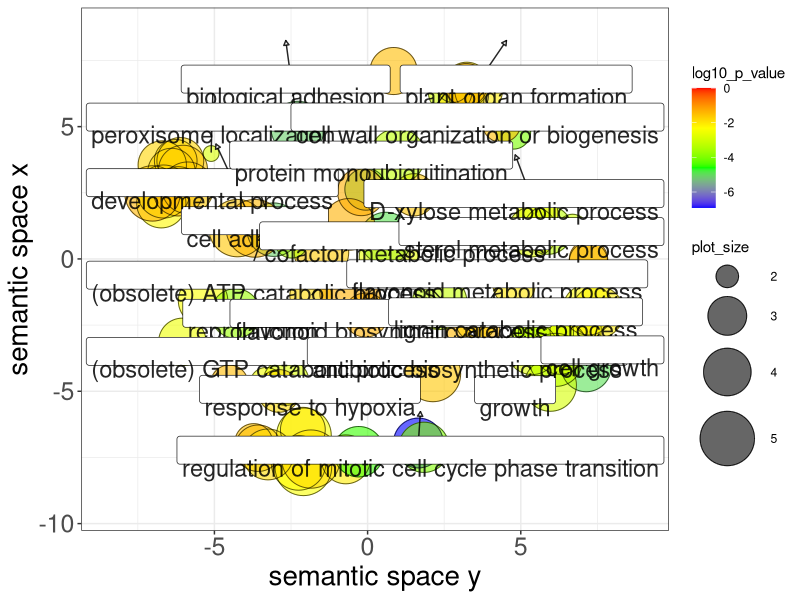
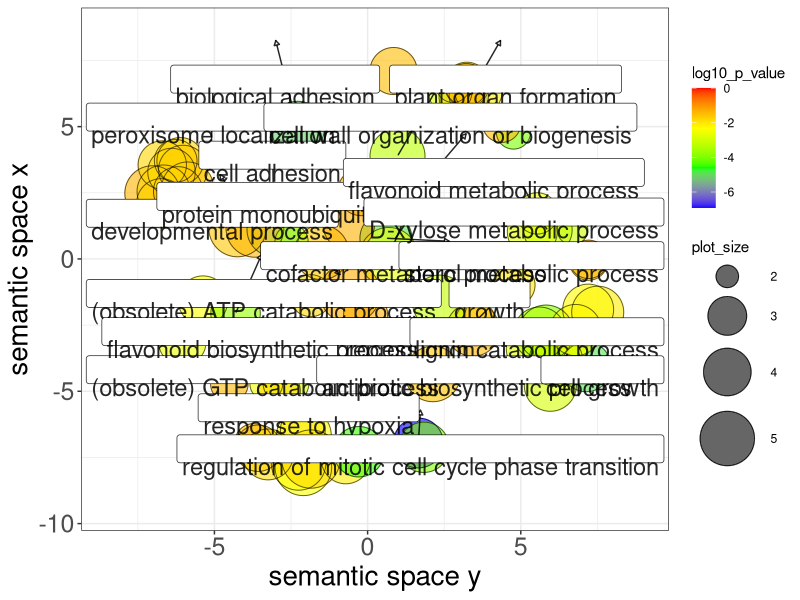

R code for these plots, in order:
setwd("/Volumes/Samsung_T5/03.circRNA/CircRNAVersion3/03.process/07.Sponge/")

# A plotting R script produced by the REVIGO server at http://revigo.irb.hr/
# If you found REVIGO useful in your work, please cite the following reference:
# Supek F et al. "REVIGO summarizes and visualizes long lists of Gene Ontology
# terms" PLoS ONE 2011. doi:10.1371/journal.pone.0021800


# --------------------------------------------------------------------------
# If you don't have the ggplot2 package installed, uncomment the following line:
# install.packages( "ggplot2" );
library( ggplot2 );
# --------------------------------------------------------------------------
# If you don't have the scales package installed, uncomment the following line:
# install.packages( "scales" );
library( scales );
library(ggrepel)

# --------------------------------------------------------------------------
# Here is your data from REVIGO. Scroll down for plot configuration options.

revigo.names <- c("term_ID","description","frequency_%","plot_X","plot_Y","plot_size","log10_p_value","uniqueness","dispensability");
revigo.data <- rbind(c("GO:0000003","reproduction", 0.769,-1.505, 0.249, 4.994,-1.6399,1.000,0.000),
c("GO:0001666","response to hypoxia", 0.049,-2.663,-4.660, 3.802,-2.8616,0.949,0.000),
c("GO:0006184","(obsolete) GTP catabolic process", 0.143,-5.371,-1.575, 4.254,-2.3695,0.993,0.000),
c("GO:0006200","(obsolete) ATP catabolic process", 0.143,-4.310,-2.058, 4.254,-3.6925,0.993,0.000),
c("GO:0007155","cell adhesion", 0.544,-3.064, 1.106, 4.844,-5.1002,0.993,0.000),
c("GO:0022610","biological adhesion", 0.550,-2.280, 4.947, 4.849,-5.1002,0.993,0.000),
c("GO:0032501","multicellular organismal process", 2.373,-4.247, 1.165, 5.483,-1.6055,0.993,0.000),
c("GO:0032502","developmental process", 2.812,-3.677, 1.157, 5.557,-1.4195,0.993,0.000),
c("GO:0040007","growth", 0.317, 0.597, 0.783, 4.609,-4.9208,0.993,0.000),
c("GO:0060151","peroxisome localization", 0.001,-5.107, 3.983, 1.903,-2.8428,0.946,0.000),
c("GO:1901990","regulation of mitotic cell cycle phase transition", 0.158, 1.656,-6.954, 4.308,-6.9101,0.726,0.000),
c("GO:1905393","plant organ formation", 0.009, 3.302, 6.165, 3.054,-6.3556,0.827,0.000),
c("GO:0006513","protein monoubiquitination", 0.016,-0.058, 2.635, 3.318,-4.9586,0.912,0.021),
c("GO:0009812","flavonoid metabolic process", 0.018, 1.515, 2.424, 3.355,-1.6006,0.977,0.026),
c("GO:0071554","cell wall organization or biogenesis", 0.950, 0.976, 3.887, 5.086,-3.2628,0.961,0.029),
c("GO:0050665","hydrogen peroxide biosynthetic process", 0.003,-2.482, 0.661, 2.526,-3.4078,0.946,0.031),
c("GO:0051186","cofactor metabolic process", 3.985, 0.686, 0.082, 5.709,-2.6594,0.942,0.050),
c("GO:0016125","sterol metabolic process", 0.106, 5.883, 1.093, 4.135,-3.2782,0.861,0.061),
c("GO:0072593","reactive oxygen species metabolic process", 0.282,-0.614, 1.307, 4.558,-1.3181,0.953,0.065),
c("GO:0009813","flavonoid biosynthetic process", 0.016,-1.854,-1.387, 3.317,-1.8072,0.965,0.082),
c("GO:0017000","antibiotic biosynthetic process", 0.028,-0.064,-2.120, 3.560,-1.3362,0.947,0.093),
c("GO:0042732","D-xylose metabolic process", 0.014, 5.537, 1.722, 3.253,-2.5125,0.897,0.100),
c("GO:0046274","lignin catabolic process", 0.010, 3.525,-2.354, 3.116,-2.1702,0.859,0.119),
c("GO:0016049","cell growth", 0.153, 7.136,-4.077, 4.294,-4.9318,0.860,0.145),
c("GO:0006928","movement of cell or subcellular component", 0.973, 5.823,-2.782, 5.097,-3.8729,0.860,0.169),
c("GO:0007018","microtubule-based movement", 0.287, 5.370,-3.393, 4.567,-2.7529,0.851,0.178),
c("GO:0030029","actin filament-based process", 0.398, 5.612,-2.810, 4.708,-3.3747,0.870,0.184),
c("GO:0009914","hormone transport", 0.074,-6.047,-3.133, 3.980,-2.5441,0.788,0.185),
c("GO:0007059","chromosome segregation", 0.476, 6.145,-3.812, 4.786,-3.7077,0.868,0.187),
c("GO:0007017","microtubule-based process", 0.658, 6.276,-3.335, 4.927,-3.0177,0.865,0.194),
c("GO:0006275","regulation of DNA replication", 0.116,-0.712,-7.572, 4.172,-2.0635,0.810,0.205),
c("GO:0044089","positive regulation of cellular component biogenesis", 0.193,-0.288,-7.283, 4.394,-4.4841,0.675,0.208),
c("GO:0032970","regulation of actin filament-based process", 0.179, 1.837,-7.117, 4.362,-3.9547,0.747,0.212),
c("GO:0046653","tetrahydrofolate metabolic process", 0.251, 6.792,-2.687, 4.508,-2.4529,0.819,0.216),
c("GO:0098661","inorganic anion transmembrane transport", 0.470,-6.659, 2.548, 4.780,-2.5244,0.955,0.228),
c("GO:0016197","endosomal transport", 0.131,-6.734, 2.104, 4.225,-2.2271,0.958,0.238),
c("GO:0007034","vacuolar transport", 0.133,-6.185, 2.556, 4.231,-1.4844,0.958,0.239),
c("GO:0042558","pteridine-containing compound metabolic process", 0.497, 3.436,-2.671, 4.804,-1.4082,0.920,0.250),
c("GO:0048193","Golgi vesicle transport", 0.297,-5.873, 2.687, 4.581,-1.6353,0.956,0.256),
c("GO:0048518","positive regulation of biological process", 1.744,-2.096,-7.873, 5.350,-2.3855,0.848,0.257),
c("GO:0006730","one-carbon metabolic process", 0.328, 7.511,-2.013, 4.625,-2.0672,0.845,0.274),
c("GO:0043085","positive regulation of catalytic activity", 0.818,-2.253,-7.706, 5.021,-2.2701,0.819,0.285),
c("GO:0016192","vesicle-mediated transport", 1.085,-7.021, 2.476, 5.144,-1.3718,0.952,0.289),
c("GO:0046777","protein autophosphorylation", 0.077,-0.204, 2.534, 3.993,-1.3101,0.888,0.297),
c("GO:0009966","regulation of signal transduction", 0.857,-2.079,-6.666, 5.041,-2.3516,0.754,0.300),
c("GO:0009817","defense response to fungus, incompatible interaction", 0.002,-3.306,-4.719, 2.501,-2.4669,0.963,0.323),
c("GO:0065008","regulation of biological quality", 3.395,-1.850,-7.561, 5.639,-1.8469,0.845,0.339),
c("GO:0016122","xanthophyll metabolic process", 0.002, 6.688, 1.109, 2.365,-3.0691,0.877,0.363),
c("GO:0006544","glycine metabolic process", 0.221, 7.200,-1.912, 4.452,-2.2420,0.836,0.366),
c("GO:0006611","protein export from nucleus", 0.020,-6.263, 3.707, 3.399,-2.0175,0.917,0.371),
c("GO:0042133","neurotransmitter metabolic process", 0.006,-3.718,-6.935, 2.903,-1.5023,0.863,0.387),
c("GO:0031408","oxylipin biosynthetic process", 0.007, 7.208,-0.085, 2.941,-1.7987,0.844,0.393),
c("GO:0009734","auxin-activated signaling pathway", 0.035,-2.113,-6.453, 3.649,-2.0317,0.804,0.398),
c("GO:0007010","cytoskeleton organization", 0.786, 2.354,-1.639, 5.004,-3.1599,0.803,0.405),
c("GO:0046688","response to copper ion", 0.020,-2.893,-4.987, 3.403,-1.8652,0.958,0.409),
c("GO:0005985","sucrose metabolic process", 0.017, 4.780,-0.984, 3.327,-1.9920,0.873,0.411),
c("GO:0048444","floral organ morphogenesis", 0.003, 2.786, 6.555, 2.582,-5.8508,0.743,0.416),
c("GO:0009606","tropism", 0.006,-4.513,-4.717, 2.884,-1.4459,0.963,0.416),
c("GO:0010090","trichome morphogenesis", 0.003, 4.761, 4.800, 2.617,-4.0044,0.676,0.417),
c("GO:0051028","mRNA transport", 0.075,-6.400, 3.284, 3.986,-1.8632,0.924,0.431),
c("GO:0009880","embryonic pattern specification", 0.025, 2.693, 6.320, 3.513,-2.9115,0.769,0.438),
c("GO:0001505","regulation of neurotransmitter levels", 0.055,-3.573,-7.151, 3.848,-1.5023,0.866,0.444),
c("GO:0090627","plant epidermal cell differentiation", 0.007, 4.373, 5.127, 2.958,-1.4650,0.764,0.445),
c("GO:0021700","developmental maturation", 0.074, 3.624, 6.351, 3.977,-2.0725,0.783,0.454),
c("GO:0098727","maintenance of cell number", 0.036, 3.067, 6.107, 3.660,-2.0154,0.826,0.458),
c("GO:0097435","supramolecular fiber organization", 0.345, 5.965,-4.770, 4.646,-2.9371,0.767,0.463),
c("GO:0031503","protein complex localization", 0.062,-6.113, 3.703, 3.899,-1.7922,0.942,0.465),
c("GO:0044706","multi-multicellular organism process", 0.067, 0.848, 7.101, 3.933,-1.4779,0.895,0.469),
c("GO:0019827","stem cell population maintenance", 0.035, 3.237, 6.587, 3.651,-2.0154,0.773,0.484),
c("GO:0019439","aromatic compound catabolic process", 1.164, 2.131,-4.345, 5.174,-1.5927,0.919,0.485),
c("GO:0006464","cellular protein modification process", 7.726,-0.575,-1.285, 5.996,-1.3142,0.876,0.485),
c("GO:0009555","pollen development", 0.019, 3.218, 6.584, 3.382,-1.3319,0.779,0.486),
c("GO:0008202","steroid metabolic process", 0.161, 5.375, 1.024, 4.315,-2.7492,0.878,0.486),
c("GO:0006403","RNA localization", 0.118,-6.024, 3.372, 4.179,-1.5969,0.940,0.487),
c("GO:0090066","regulation of anatomical structure size", 0.216,-3.252,-7.386, 4.444,-1.8731,0.853,0.490),
c("GO:0031407","oxylipin metabolic process", 0.007, 7.211,-0.015, 2.961,-1.3711,0.853,0.490),
c("GO:0071166","ribonucleoprotein complex localization", 0.097,-6.702, 3.551, 4.094,-1.7922,0.934,0.492));

one.data <- data.frame(revigo.data);
names(one.data) <- revigo.names;
one.data <- one.data [(one.data$plot_X != "null" & one.data$plot_Y != "null"), ];
one.data$plot_X <- as.numeric( as.character(one.data$plot_X) );
one.data$plot_Y <- as.numeric( as.character(one.data$plot_Y) );
one.data$plot_size <- as.numeric( as.character(one.data$plot_size) );
one.data$log10_p_value <- as.numeric( as.character(one.data$log10_p_value) );
one.data$frequency <- as.numeric( as.character(one.data$frequency) );
one.data$uniqueness <- as.numeric( as.character(one.data$uniqueness) );
one.data$dispensability <- as.numeric( as.character(one.data$dispensability) );
#head(one.data);


# --------------------------------------------------------------------------
# Names of the axes, sizes of the numbers and letters, names of the columns,
# etc. can be changed below

p1 <- ggplot( data = one.data );
p1 <- p1 + geom_point( aes( plot_X, plot_Y, colour = log10_p_value, size = plot_size), alpha = I(0.6) ) + scale_size_area();
p1 <- p1 + scale_colour_gradientn( colours = c("blue", "green", "yellow", "red"), limits = c( min(one.data$log10_p_value), 0) );
p1 <- p1 + geom_point( aes(plot_X, plot_Y, size = plot_size), shape = 21, fill = "transparent", colour = I (alpha ("black", 0.6) )) + scale_size_area();
p1 <- p1 + scale_size( range=c(5, 20)) + theme_bw(); # + scale_fill_gradientn(colours = heat_hcl(7), limits = c(-300, 0) );
ex <- one.data [ one.data$dispensability < 0.15, ]; 
p1 <- p1 + geom_label_repel( data = ex, 
                             aes(plot_X, plot_Y, label = description), 
                             colour = I(alpha("black", 0.85)), 
                             arrow = arrow(length = unit(0.01, "npc"), type = "closed", ends = "first"),
                             size = 6,vjust = -3);
p1 <- p1 + labs (y = "semantic space x", x = "semantic space y");
p1 <- p1 + theme(legend.key = element_blank()) ;
one.x_range = max(one.data$plot_X) - min(one.data$plot_X);
one.y_range = max(one.data$plot_Y) - min(one.data$plot_Y);
p1 <- p1 + xlim(min(one.data$plot_X)-one.x_range/10,max(one.data$plot_X)+one.x_range/10);
p1 <- p1 + ylim(min(one.data$plot_Y)-one.y_range/10,max(one.data$plot_Y)+one.y_range/10);

p1 <- p1 + theme(axis.title = element_text(size = 20),
                 axis.text = element_text(size = 18))

# --------------------------------------------------------------------------
# Output the plot to screen

p1;

# Uncomment the line below to also save the plot to a file.
# The file type depends on the extension (default=pdf).

ggsave("./sim.BP.pdf",plot = p1,width = 10,height = 10,dpi = 300);

